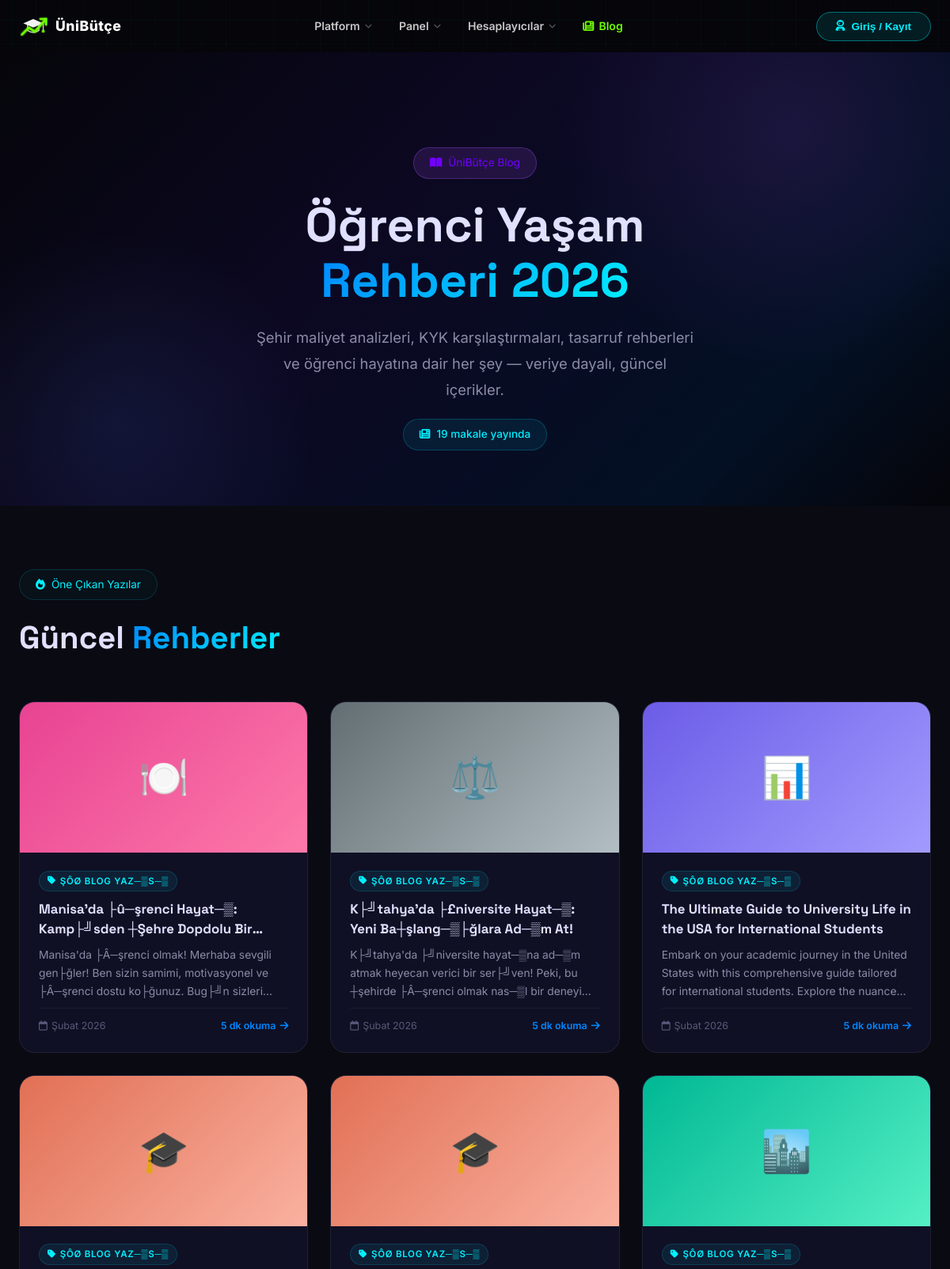
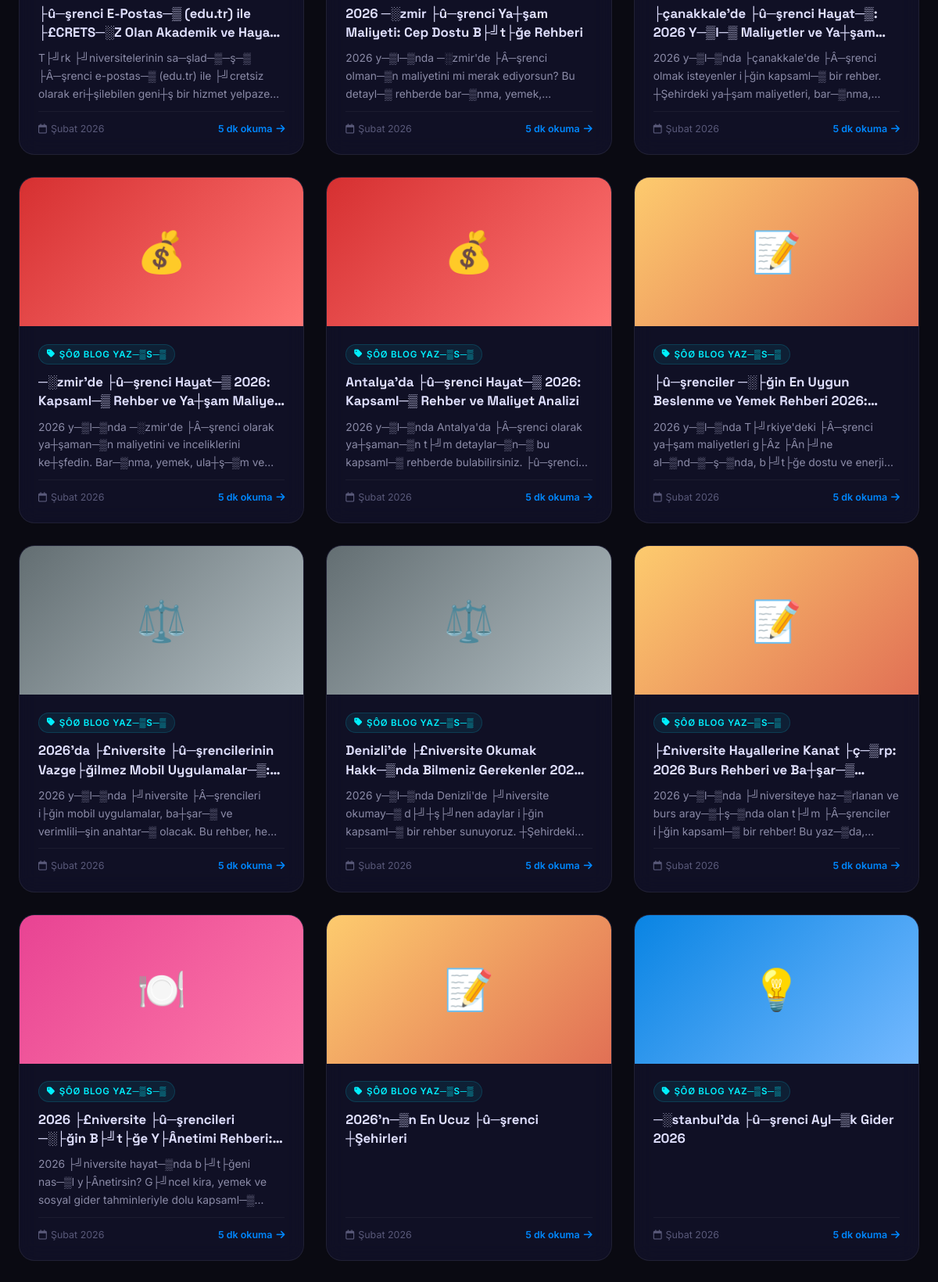
Screenshot of /blog.php (upper part) with the database file from the repository (2 pictures, top to bottom).
### tables this page shows
CREATE TABLE `blogs` (
  `id` int(11) NOT NULL AUTO_INCREMENT,
  `title` varchar(500) NOT NULL,
  `slug` varchar(500) NOT NULL,
  `description` text DEFAULT NULL,
  `keywords` varchar(1000) DEFAULT NULL,
  `content` longtext DEFAULT NULL,
  `cover_image` varchar(500) DEFAULT NULL,
  `tag` varchar(100) DEFAULT '? Blog Yaz─▒s─▒',
  `created_at` datetime DEFAULT current_timestamp(),
  `updated_at` datetime DEFAULT current_timestamp() ON UPDATE current_timestamp(),
  `status` enum('draft','published') DEFAULT 'published',
  PRIMARY KEY (`id`),
  UNIQUE KEY `slug` (`slug`),
  KEY `idx_blogs_status` (`status`,`updated_at`)
);

### blog.php (the view, shortened to what this page needs)
<?php
require_once __DIR__ . '/includes/db.php';
$posts = [];
try {
    $stmt  = $pdo->query("SELECT id, title, slug, description, cover_image, tag, created_at
                         FROM blogs
                         WHERE (status IS NULL OR status = 'published')
                         ORDER BY created_at DESC");
    $posts = $stmt->fetchAll();
} catch (Exception $e) {
}
$trMonths = [1=>'Ocak',2=>'Şubat',3=>'Mart',4=>'Nisan',5=>'Mayıs',6=>'Haziran',
             7=>'Temmuz',8=>'Ağustos',9=>'Eylül',10=>'Ekim',11=>'Kasım',12=>'Aralık'];
$gradients = [
    ['#6c5ce7','#a29bfe'], ['#0984e3','#74b9ff'], ['#00b894','#55efc4'],
    ['#e17055','#fab1a0'], ['#fdcb6e','#e17055'], ['#d63031','#ff7675'],
    ['#e84393','#fd79a8'], ['#636e72','#b2bec3']
];
$emojis = ['📊','💡','🏙️','🎓','📝','💰','🍽️','⚖️'];
?>
<!DOCTYPE html>
<html lang="tr">
<head>
    <link rel="stylesheet" href="https://cdnjs.cloudflare.com/ajax/libs/font-awesome/6.5.0/css/all.min.css">
    <link rel="stylesheet" href="style.css">
    <link rel="stylesheet" href="css/auth.css">
</head>
<body>
    <?php require_once __DIR__ . '/includes/public_mega_nav.php'; ?>
    <section class="blog-hero-section">
        <div class="container">
            <div class="hero-badge" style="margin:0 auto 24px;">
                <i class="fa-solid fa-book-open"></i> ÜniBütçe Blog
            </div>
            <h1 class="hero-title">
                Öğrenci Yaşam<br>
                <span class="text-gradient">Rehberi 2026</span>
            </h1>
            <p class="hero-description" style="margin:20px auto 0;">
                Şehir maliyet analizleri, KYK karşılaştırmaları, tasarruf rehberleri ve
                öğrenci hayatına dair her şey — veriye dayalı, güncel içerikler.
            </p>
            <div class="blog-count-badge">
                <i class="fa-solid fa-newspaper"></i>
                <?php echo count($posts); ?> makale yayında
            </div>
        </div>
    </section>
    <section class="blog-section">
        <div class="container">
            <div class="section-badge">
                <i class="fa-solid fa-fire"></i> Öne Çıkan Yazılar
            </div>
            <h2 class="section-title">Güncel <span class="text-gradient">Rehberler</span></h2>
            <div class="blog-posts-grid">
<?php
foreach ($posts as $post):
    $slug  = htmlspecialchars($post['slug']);
    $title = htmlspecialchars($post['title'] ?: 'Blog Yazısı');
    $desc  = htmlspecialchars($post['description'] ?? '');
    $tag   = strip_tags($post['tag'] ?? 'Blog');
    $cover = $post['cover_image'] ?? '';
    if ($cover && !file_exists(__DIR__ . '/' . $cover)) $cover = '';
    $ts      = strtotime($post['created_at']);
    $dateStr = ($trMonths[(int)date('n', $ts)] ?? date('F', $ts)) . ' ' . date('Y', $ts);
    $idx   = abs(crc32($post['slug'] ?? '')) % count($gradients);
    $grad  = $gradients[$idx];
    $emoji = $emojis[$idx];
    $rt    = isset($post['content']) ? readTime($post['content']) : 5;
    $href  = 'blog/' . $slug;
?>
                <a href="<?php echo $href; ?>" class="blog-post-card">
                    <div class="card-cover">
                        <?php if ($cover): ?>
                        <img src="<?php echo htmlspecialchars($cover); ?>"
                             alt="<?php echo $title; ?>"
                             loading="lazy"
                             onerror="this.parentNode.innerHTML='<div class=\'card-cover-gradient\' style=\'background:linear-gradient(135deg,<?php echo $grad[0]; ?>,<?php echo $grad[1]; ?>)\'><?php echo $emoji; ?></div>'">
                        <?php else: ?>
                        <div class="card-cover-gradient" style="background:linear-gradient(135deg,<?php echo $grad[0]; ?>,<?php echo $grad[1]; ?>)">
                            <?php echo $emoji; ?>
                        </div>
                        <?php endif; ?>
                    </div>
                    <div class="card-body">
                        <span class="card-tag">
                            <i class="fa-solid fa-tag"></i>
                            <?php echo $tag; ?>
                        </span>
                        <h3 class="card-title"><?php echo $title; ?></h3>
                        <p class="card-desc"><?php echo $desc; ?></p>
                        <div class="card-footer">
                            <span>
                                <i class="fa-regular fa-calendar"></i>
                                <?php echo $dateStr; ?>
                            </span>
                            <span class="card-read-more">
                                <?php echo $rt; ?> dk okuma
                                <i class="fa-solid fa-arrow-right"></i>
                            </span>
                        </div>
                    </div>
                </a>
<?php endforeach; ?>
            </div>
        </div>
    </section>
</body>
</html>

### style.css (style rules this page uses)
:root { --bg-primary: #05050A; --bg-secondary: #0A0A12; --bg-card: rgba(10, 10, 18, 0.7); --bg-card-hover: rgba(16, 16, 28, 0.8); --bg-glass: rgba(0, 240, 255, 0.03); --bg-glass-hover: rgba(0, 240, 255, 0.06); --text-primary: #e0e0ff; --text-secondary: #8b8ba7; --text-muted: #5a5a7a; --accent-blue: #0088ff; --accent-cyan: #00F0FF; --accent-purple: #7000FF; --accent-green: #39FF14; --accent-orange: #ff9100; --accent-red: #ff2a2a; --accent-pink: #f42c92; --gradient-hero: linear-gradient(135deg, #05050A 0%, #0c0822 40%, #031024 80%, #05050A 100%); --gradient-blue: linear-gradient(135deg, #0088ff, #00F0FF); --gradient-purple: linear-gradient(135deg, #7000FF, #b026ff); --gradient-green: linear-gradient(135deg, #00d2ff, #3a7bd5); --border-glass: 1px solid rgba(0, 240, 255, 0.15); --border-accent: 1px solid rgba(0, 240, 255, 0.4); --shadow-card: 0 8px 32px rgba(0, 0, 0, 0.5); --shadow-glow: 0 0 20px rgba(0, 240, 255, 0.2); --shadow-glow-strong: 0 0 40px rgba(0, 240, 255, 0.4); --radius-sm: 4px; --radius-md: 8px; --radius-lg: 12px; --radius-xl: 16px; --radius-full: 9999px; --font-primary: 'Inter', 'Segoe UI', system-ui, -apple-system, sans-serif; --font-display: 'Space Grotesk', 'Inter', system-ui, sans-serif; --font-mono: 'JetBrains Mono', 'Courier New', monospace; --transition-fast: 0.15s ease-out; --transition-base: 0.25s ease-out; --transition-slow: 0.4s cubic-bezier(0.16, 1, 0.3, 1); }
*, *::before, *::after { margin: 0; padding: 0; box-sizing: border-box; }
html { scroll-behavior: smooth; font-size: 16px; }
body { font-family: var(--font-primary); background: var(--bg-primary); color: var(--text-primary); line-height: 1.6; overflow-x: hidden; -webkit-font-smoothing: antialiased; position: relative; }
body::before { content: ''; position: fixed; top: 0; left: 0; width: 100vw; height: 100vh; background-image: linear-gradient(rgba(0, 240, 255, 0.05) 1px, transparent 1px), linear-gradient(90deg, rgba(0, 240, 255, 0.05) 1px, transparent 1px); background-size: 30px 30px; background-position: center; z-index: -1; pointer-events: none; opacity: 0.6; }
a { color: inherit; text-decoration: none; }
.container { width: 100%; max-width: 1200px; margin: 0 auto; padding: 0 24px; }
.section-badge { display: inline-flex; align-items: center; gap: 8px; padding: 8px 20px; background: var(--bg-glass); border: var(--border-glass); border-radius: var(--radius-full); font-size: 0.85rem; color: var(--accent-cyan); margin-bottom: 16px; backdrop-filter: blur(10px); }
.section-title { font-family: var(--font-display); font-size: clamp(1.8rem, 4vw, 2.5rem); font-weight: 700; margin-bottom: 12px; color: var(--text-primary); }
.text-gradient { background: var(--gradient-blue); -webkit-background-clip: text; -webkit-text-fill-color: transparent; background-clip: text; }
.hero-badge { display: inline-flex; align-items: center; gap: 8px; padding: 8px 20px; background: rgba(168, 85, 247, 0.15); border: 1px solid rgba(168, 85, 247, 0.3); border-radius: var(--radius-full); font-size: 0.85rem; color: var(--accent-purple); margin-bottom: 28px; animation: fadeInDown 0.8s ease; }
.hero-title { font-family: var(--font-display); font-size: clamp(2.2rem, 6vw, 3.8rem); font-weight: 800; line-height: 1.15; margin-bottom: 20px; animation: fadeInUp 0.8s ease 0.1s both; }
.hero-description { font-size: clamp(1rem, 2vw, 1.15rem); color: var(--text-secondary); max-width: 560px; margin: 0 auto 36px; line-height: 1.8; animation: fadeInUp 0.8s ease 0.2s both; }

### includes/public_mega_nav.php (style rules this page uses)
body:not(.dashboard-body) { padding-top: 66px; }

### rows the page displays
blogs: slug "🍽️", tag "­ŞÔØ BLOG YAZ─▒S─▒", title "Manisa'da ├û─şrenci Hayat─▒: Kamp├╝sden ┼Şehre Dopdolu…", description "Manisa'da ├Â─şrenci olmak! Merhaba sevgili gen├ğler! Ben sizin samimi, motivasyonel ve ├Â─şrenci dostu ko├ğunuz. Bug├╝n…", created_at "Şubat 2026", rt "5"
blogs: slug "⚖️", tag "­ŞÔØ BLOG YAZ─▒S─▒", title "K├╝tahya'da ├£niversite Hayat─▒: Yeni Ba┼şlang─▒├ğlara Ad─▒m At!", description "K├╝tahya'da ├╝niversite hayat─▒na ad─▒m atmak heyecan verici bir ser├╝ven! Peki, bu ┼şehirde ├Â─şrenci olmak nas─▒l bir…", created_at "Şubat 2026", rt "5"
blogs: slug "📊", tag "­ŞÔØ BLOG YAZ─▒S─▒", title "The Ultimate Guide to University Life in the USA for International Students", description "Embark on your academic journey in the United States with this comprehensive guide tailored for international students. Explore the…", created_at "Şubat 2026", rt "5"
blogs: slug "🎓", tag "­ŞÔØ BLOG YAZ─▒S─▒", title "├û─şrenci E-Postas─▒ (edu.tr) ile ├£CRETS─░Z Olan Akademik ve…", description "T├╝rk ├╝niversitelerinin sa─şlad─▒─ş─▒ ├Â─şrenci e-postas─▒ (edu.tr) ile ├╝cretsiz olarak eri┼şilebilen geni┼ş bir hizmet…", created_at "Şubat 2026", rt "5"
blogs: slug "🎓", tag "­ŞÔØ BLOG YAZ─▒S─▒", title "2026 ─░zmir ├û─şrenci Ya┼şam Maliyeti: Cep Dostu B├╝t├ğe Rehberi", description "2026 y─▒l─▒nda ─░zmir'de ├Â─şrenci olman─▒n maliyetini mi merak ediyorsun? Bu detayl─▒ rehberde bar─▒nma,…", created_at "Şubat 2026", rt "5"
blogs: slug "🏙️", tag "­ŞÔØ BLOG YAZ─▒S─▒", title "├çanakkale'de ├û─şrenci Hayat─▒: 2026 Y─▒l─▒ Maliyetler ve…", description "2026 y─▒l─▒nda ├çanakkale'de ├Â─şrenci olmak isteyenler i├ğin kapsaml─▒ bir rehber. ┼Şehirdeki ya┼şam maliyetleri,…", created_at "Şubat 2026", rt "5"
blogs: slug "💰", tag "­ŞÔØ BLOG YAZ─▒S─▒", title "─░zmir'de ├û─şrenci Hayat─▒ 2026: Kapsaml─▒ Rehber ve Ya┼şam…", description "2026 y─▒l─▒nda ─░zmir'de ├Â─şrenci olarak ya┼şaman─▒n maliyetini ve inceliklerini ke┼şfedin. Bar─▒nma, yemek, ula┼ş─▒m…", created_at "Şubat 2026", rt "5"
blogs: slug "💰", tag "­ŞÔØ BLOG YAZ─▒S─▒", title "Antalya'da ├û─şrenci Hayat─▒ 2026: Kapsaml─▒ Rehber ve Maliyet Analizi", description "2026 y─▒l─▒nda Antalya'da ├Â─şrenci olarak ya┼şaman─▒n t├╝m detaylar─▒n─▒ bu kapsaml─▒ rehberde bulabilirsiniz.…", created_at "Şubat 2026", rt "5"
blogs: slug "📝", tag "­ŞÔØ BLOG YAZ─▒S─▒", title "├û─şrenciler ─░├ğin En Uygun Beslenme ve Yemek Rehberi…", description "2026 y─▒l─▒nda T├╝rkiye'deki ├Â─şrenci ya┼şam maliyetleri g├Âz ├Ân├╝ne al─▒nd─▒─ş─▒nda, b├╝t├ğe dostu ve…", created_at "Şubat 2026", rt "5"
blogs: slug "⚖️", tag "­ŞÔØ BLOG YAZ─▒S─▒", title "2026'da ├£niversite ├û─şrencilerinin Vazge├ğilmez Mobil…", description "2026 y─▒l─▒nda ├╝niversite ├Â─şrencileri i├ğin mobil uygulamalar, ba┼şar─▒ ve verimlili─şin anahtar─▒ olacak. Bu rehber,…", created_at "Şubat 2026", rt "5"
blogs: slug "⚖️", tag "­ŞÔØ BLOG YAZ─▒S─▒", title "Denizli'de ├£niversite Okumak Hakk─▒nda Bilmeniz Gerekenler…", description "2026 y─▒l─▒nda Denizli'de ├╝niversite okumay─▒ d├╝┼ş├╝nen adaylar i├ğin kapsaml─▒ bir rehber sunuyoruz.…", created_at "Şubat 2026", rt "5"
blogs: slug "📝", tag "­ŞÔØ BLOG YAZ─▒S─▒", title "├£niversite Hayallerine Kanat ├ç─▒rp: 2026 Burs Rehberi ve…", description "2026 y─▒l─▒nda ├╝niversiteye haz─▒rlanan ve burs aray─▒┼ş─▒nda olan t├╝m ├Â─şrenciler i├ğin kapsaml─▒ bir rehber! Bu…", created_at "Şubat 2026", rt "5"
blogs: slug "🍽️", tag "­ŞÔØ BLOG YAZ─▒S─▒", title "2026 ├£niversite ├û─şrencileri ─░├ğin B├╝t├ğe Y├Ânetimi…", description "2026 ├╝niversite hayat─▒nda b├╝t├ğeni nas─▒l y├Ânetirsin? G├╝ncel kira, yemek ve sosyal gider tahminleriyle dolu…", created_at "Şubat 2026", rt "5"
blogs: slug "📝", tag "­ŞÔØ BLOG YAZ─▒S─▒", title "2026'n─▒n En Ucuz ├û─şrenci ┼Şehirleri", created_at "Şubat 2026", rt "5"
blogs: slug "💡", tag "­ŞÔØ BLOG YAZ─▒S─▒", title "─░stanbul'da ├û─şrenci Ayl─▒k Gider 2026", created_at "Şubat 2026", rt "5"

### other values shown
count($posts) "19"
